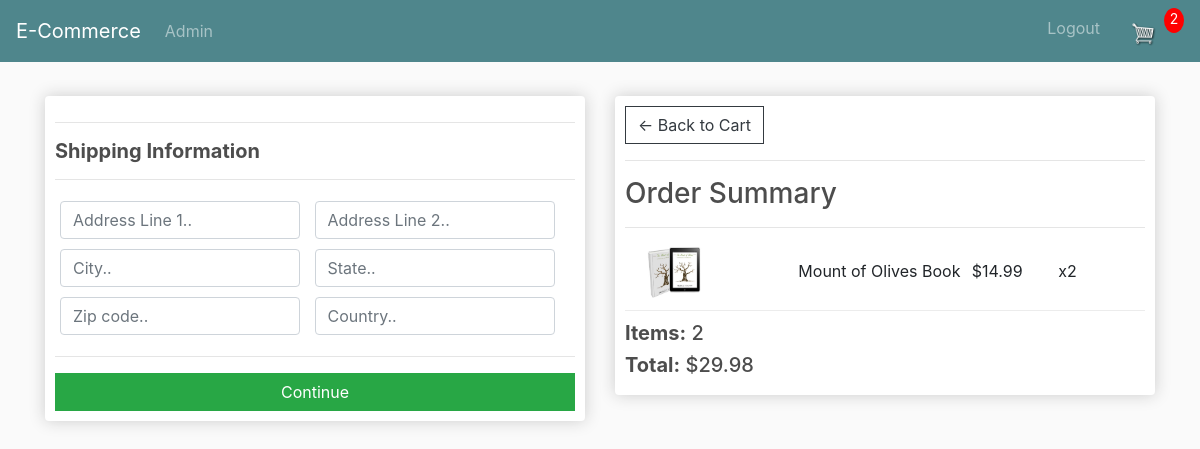
Before: /checkout/ (signed in) with the older database file.
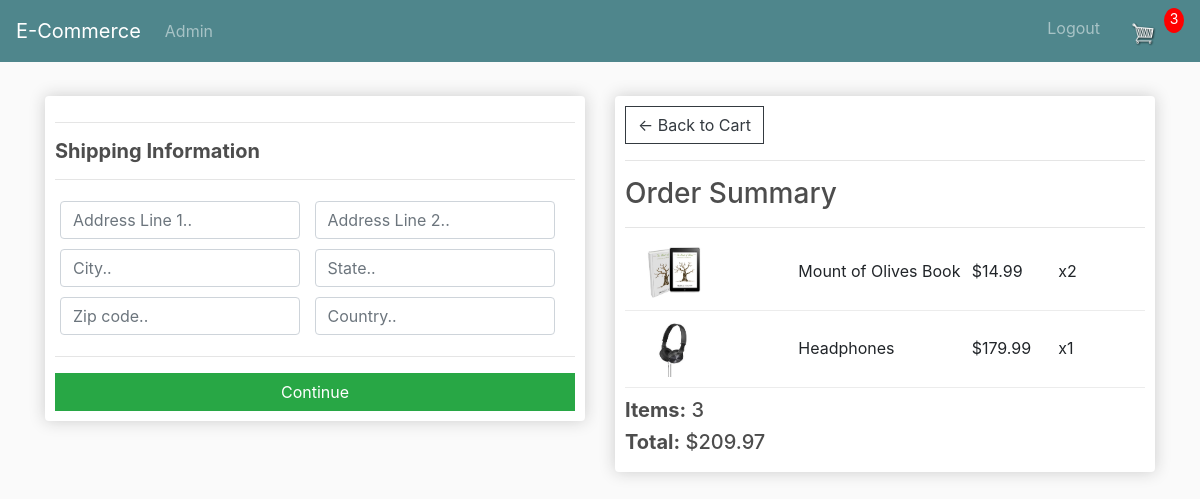
After: the same page with the newer database file.
### store/models.py (models this page shows, shortened)
class OrderItem(models.Model):
    product = models.ForeignKey(Product, on_delete=models.SET_NULL, blank=True, null=True)
    cart = models.ForeignKey(Order, on_delete=models.SET_NULL, blank=True, null=True)
    quantity = models.IntegerField(default=0, null=True, blank=True)
    date_added = models.DateTimeField(auto_now_add=True)
    @property
    def get_total(self):
        total = self.product.price * self.quantity
        return total

class Product(models.Model):
    name = models.CharField(max_length=200, null=True, blank=True)
    price = models.FloatField()
    digital = models.BooleanField(default=False, null=True, blank=True)
    image = models.ImageField(null=True, blank=True)
    @property
    def imageURL(self):
        try:
            url = self.image.url
        except:
            url='static/images/ProductTemplate.png'
        return url

class Order(models.Model):
    customer = models.ForeignKey(Customer, on_delete=models.SET_NULL, blank=True, null=True)
    date_ordered = models.DateTimeField(auto_now_add=True)
    complete = models.BooleanField(default=False, null=True, blank=True)
    transaction_id = models.CharField(max_length=200, null=True)
    @property
    def shipping(self):
        shipping = False
        orderitems = self.orderitem_set.all()
        for i in orderitems:
            if i.product.digital == False:
                shipping = True
        return shipping
    @property
    def get_cart_total(self):
        orderitems = self.orderitem_set.all()
        total = sum([item.get_total for item in orderitems])
        return total
    @property
    def get_cart_items(self):
        orderitems = self.orderitem_set.all()
        total = sum([item.quantity for item in orderitems])
        return total

### store/views.py (the view)
# urls.py: path('checkout/', views.checkout, name='checkout'),
def checkout(request):
    if request.user.is_authenticated:
        customer = request.user.customer
        order, created = Order.objects.get_or_create(customer=customer, complete=False)
        items = order.orderitem_set.all()
        cartItems = order.get_cart_items
    else:
        items = []
        order = {'get_cart_items':0, 'get_cart_total':0, 'shipping':False}
        cartItems = order['get_cart_items']
    context = {'items':items, 'order':order, 'cartItems':cartItems}
    return render(request,"store/checkout.html",context)

### store/templates/store/checkout.html (shortened to what this page needs)
{% extends 'store/base.html' %}
{% load static %}
{% block content %}
    <div class="row">
        <div class="col-lg-6">
            <div class="box-element" id="form-wrapper">
                <form id="form">
                    <div id="shipping-info">
                        <hr>
                        <h5><strong>Shipping Information</strong></h5>
                        <hr>
                        <div class="form-field">
							<input required class="form-control" type="text" name="address1" placeholder="Address Line 1..">
						</div>
                        <div class="form-field">
							<input class="form-control" type="text" name="address2" placeholder="Address Line 2..">
						</div>
                        <div class="form-field">
							<input required class="form-control" type="text" name="city" placeholder="City..">
						</div>
                        <div class="form-field">
							<input required class="form-control" type="text" name="state" placeholder="State..">
						</div>
                        <div class="form-field">
							<input required class="form-control" type="text" name="zipcode" placeholder="Zip code..">
						</div>
                        <div class="form-field">
							<input required class="form-control" type="text" name="country" placeholder="Country..">
						</div>
                    </div>
                    <hr>
                    <input id="form-button" class="btn btn-success btn-block" type="submit" value="Continue">
                </form>
            </div>
            <br>
        </div>
        <div class="col-lg-6">
            <div class="box-element">
                <a class="btn btn-outline-dark" href="{% url 'cart' %}">&#x2190; Back to Cart</a>
                <hr>
                <h3>Order Summary</h3>
                <hr>
                {% for item in items %}
                <div class="cart-row">
					<div style="flex:2;"><img class="row-image" src="{{ item.product.imageURL }}"></div>
					<div style="flex:2; margin-top: 15px;"><p>{{item.product.name}}</p></div>
					<div style="flex:1; margin-top: 15px;"><p>${{item.product.price}}</p></div>
					<div style="flex:1; margin-top: 15px;"><p>x{{item.quantity}}</p></div>
				</div>
                {% endfor %}
                <h5><strong>Items:</strong>   {{order.get_cart_items}}</h5>
				<h5><strong>Total:</strong>   ${{order.get_cart_total|floatformat:2}}</h5>
            </div>
        </div>
    </div>
{% endblock content %}

Changed rows visible on the page:
added OrderItem: product.imageURL (picture), product.name "Headphones", product.price "179.99", quantity "1"
computed for Order: get_cart_items "2" → "3"; get_cart_total "29.98" → "209.97"
Other visible differences:
{{ cartItems }}: "2" → "3"
